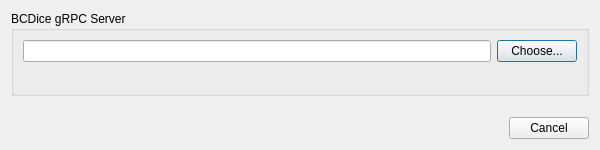
<?xml version="1.0" encoding="UTF-8"?>
<ui version="4.0">
 <class>GrpcSettingsDialog</class>
 <widget class="QDialog" name="GrpcSettingsDialog">
  <property name="geometry">
   <rect>
    <x>0</x>
    <y>0</y>
    <width>600</width>
    <height>150</height>
   </rect>
  </property>
  <property name="sizePolicy">
   <sizepolicy hsizetype="Preferred" vsizetype="Fixed">
    <horstretch>0</horstretch>
    <verstretch>0</verstretch>
   </sizepolicy>
  </property>
  <property name="minimumSize">
   <size>
    <width>600</width>
    <height>0</height>
   </size>
  </property>
  <property name="maximumSize">
   <size>
    <width>16777215</width>
    <height>16777215</height>
   </size>
  </property>
  <property name="windowTitle">
   <string>Connect to gRPC Server</string>
  </property>
  <layout class="QVBoxLayout" name="verticalLayout_2">
   <item>
    <widget class="QGroupBox" name="grpcServerGroupBox">
     <property name="sizePolicy">
      <sizepolicy hsizetype="MinimumExpanding" vsizetype="Maximum">
       <horstretch>0</horstretch>
       <verstretch>0</verstretch>
      </sizepolicy>
     </property>
     <property name="title">
      <string>BCDice gRPC Server</string>
     </property>
     <property name="alignment">
      <set>Qt::AlignLeading|Qt::AlignLeft|Qt::AlignTop</set>
     </property>
     <layout class="QVBoxLayout" name="verticalLayout">
      <item>
       <layout class="QHBoxLayout" name="horizontalLayout">
        <item>
         <widget class="QLineEdit" name="grpcServerLineEdit">
          <property name="sizePolicy">
           <sizepolicy hsizetype="Expanding" vsizetype="Fixed">
            <horstretch>0</horstretch>
            <verstretch>0</verstretch>
           </sizepolicy>
          </property>
         </widget>
        </item>
        <item>
         <widget class="QPushButton" name="chooseGrpcServerPushButton">
          <property name="sizePolicy">
           <sizepolicy hsizetype="Maximum" vsizetype="Fixed">
            <horstretch>0</horstretch>
            <verstretch>0</verstretch>
           </sizepolicy>
          </property>
          <property name="text">
           <string>Choose...</string>
          </property>
         </widget>
        </item>
       </layout>
      </item>
      <item>
       <layout class="QHBoxLayout" name="horizontalLayout_2">
        <item>
         <widget class="QLabel" name="fileInfoIconLabel">
          <property name="sizePolicy">
           <sizepolicy hsizetype="Fixed" vsizetype="Fixed">
            <horstretch>0</horstretch>
            <verstretch>0</verstretch>
           </sizepolicy>
          </property>
          <property name="minimumSize">
           <size>
            <width>16</width>
            <height>16</height>
           </size>
          </property>
          <property name="text">
           <string notr="true"/>
          </property>
          <property name="scaledContents">
           <bool>true</bool>
          </property>
          <property name="alignment">
           <set>Qt::AlignLeading|Qt::AlignLeft|Qt::AlignTop</set>
          </property>
         </widget>
        </item>
        <item>
         <widget class="QLabel" name="fileInfoLabel">
          <property name="sizePolicy">
           <sizepolicy hsizetype="Expanding" vsizetype="Fixed">
            <horstretch>0</horstretch>
            <verstretch>0</verstretch>
           </sizepolicy>
          </property>
          <property name="text">
           <string notr="true"/>
          </property>
          <property name="alignment">
           <set>Qt::AlignLeading|Qt::AlignLeft|Qt::AlignTop</set>
          </property>
         </widget>
        </item>
       </layout>
      </item>
     </layout>
    </widget>
   </item>
   <item>
    <spacer name="verticalSpacer">
     <property name="orientation">
      <enum>Qt::Vertical</enum>
     </property>
     <property name="sizeHint" stdset="0">
      <size>
       <width>20</width>
       <height>0</height>
      </size>
     </property>
    </spacer>
   </item>
   <item>
    <widget class="QDialogButtonBox" name="buttonBox">
     <property name="orientation">
      <enum>Qt::Horizontal</enum>
     </property>
     <property name="standardButtons">
      <set>QDialogButtonBox::Cancel</set>
     </property>
    </widget>
   </item>
  </layout>
 </widget>
 <resources/>
 <connections>
  <connection>
   <sender>buttonBox</sender>
   <signal>rejected()</signal>
   <receiver>GrpcSettingsDialog</receiver>
   <slot>reject()</slot>
   <hints>
    <hint type="sourcelabel">
     <x>316</x>
     <y>260</y>
    </hint>
    <hint type="destinationlabel">
     <x>286</x>
     <y>274</y>
    </hint>
   </hints>
  </connection>
 </connections>
</ui>
